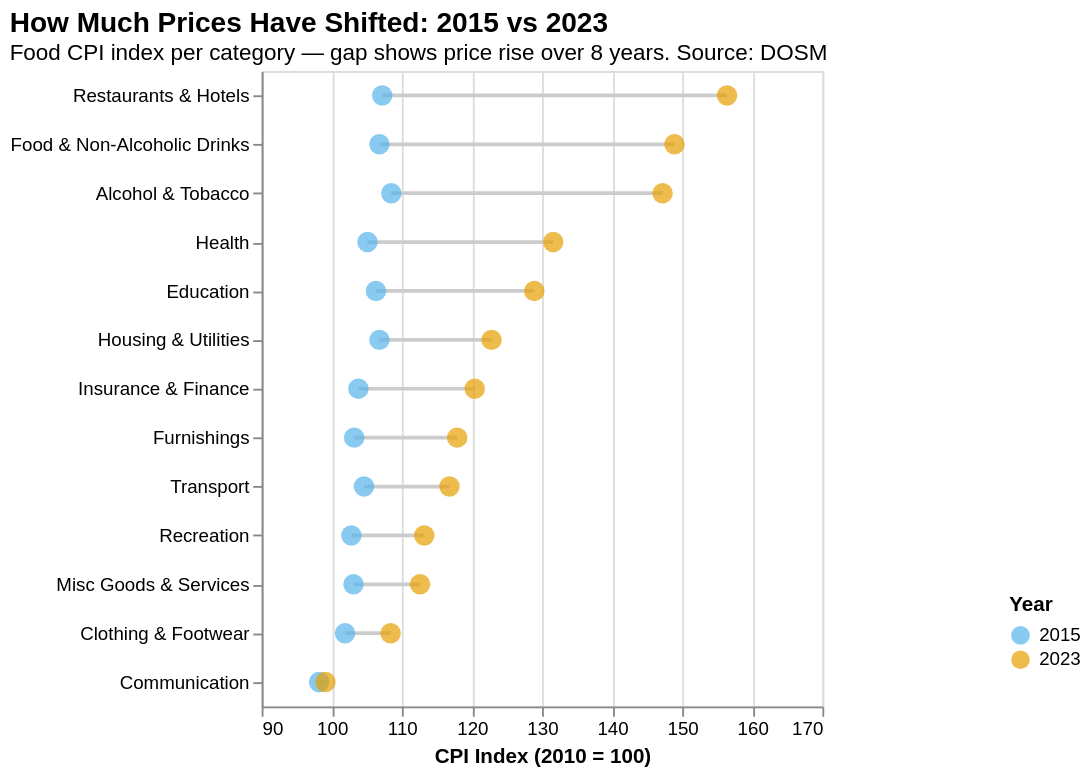

This figure's Vega-Lite source:
### Vega-Lite specification from a JSON file in a GitHub repository (floating-point values rounded to 4 significant figures)
{"$schema": "https://vega.github.io/schema/vega-lite/v5.json", "title": {"text": "How Much Prices Have Shifted: 2015 vs 2023", "subtitle": "Food CPI index per category — gap shows price rise over 8 years. Source: DOSM", "anchor": "start", "fontSize": 15, "subtitleFontSize": 12}, "width": "container", "height": 340, "data": {"values": [{"label": "Restaurants & Hotels", "year": "2015", "index": 107.2}, {"label": "Restaurants & Hotels", "year": "2023", "index": 156.4}, {"label": "Food & Non-Alcoholic Drinks", "year": "2015", "index": 106.8}, {"label": "Food & Non-Alcoholic Drinks", "year": "2023", "index": 148.9}, {"label": "Alcohol & Tobacco", "year": "2015", "index": 108.5}, {"label": "Alcohol & Tobacco", "year": "2023", "index": 147.2}, {"label": "Health", "year": "2015", "index": 105.1}, {"label": "Health", "year": "2023", "index": 131.6}, {"label": "Education", "year": "2015", "index": 106.3}, {"label": "Education", "year": "2023", "index": 128.9}, {"label": "Housing & Utilities", "year": "2015", "index": 106.8}, {"label": "Housing & Utilities", "year": "2023", "index": 122.8}, {"label": "Insurance & Finance", "year": "2015", "index": 103.8}, {"label": "Insurance & Finance", "year": "2023", "index": 120.4}, {"label": "Furnishings", "year": "2015", "index": 103.2}, {"label": "Furnishings", "year": "2023", "index": 117.9}, {"label": "Transport", "year": "2015", "index": 104.6}, {"label": "Transport", "year": "2023", "index": 116.8}, {"label": "Recreation", "year": "2015", "index": 102.8}, {"label": "Recreation", "year": "2023", "index": 113.2}, {"label": "Misc Goods & Services", "year": "2015", "index": 103.1}, {"label": "Misc Goods & Services", "year": "2023", "index": 112.6}, {"label": "Clothing & Footwear", "year": "2015", "index": 101.9}, {"label": "Clothing & Footwear", "year": "2023", "index": 108.4}, {"label": "Communication", "year": "2015", "index": 98.2}, {"label": "Communication", "year": "2023", "index": 99.1}]}, "layer": [{"mark": {"type": "line", "color": "#ccc", "strokeWidth": 2}, "encoding": {"y": {"field": "label", "type": "nominal", "title": null, "sort": {"field": "index", "op": "max", "order": "descending"}}, "x": {"field": "index", "type": "quantitative", "title": "CPI Index (2010 = 100)", "scale": {"domain": [90, 165]}}, "detail": {"field": "label"}}}, {"mark": {"type": "point", "filled": true, "size": 120}, "encoding": {"y": {"field": "label", "type": "nominal", "sort": {"field": "index", "op": "max", "order": "descending"}}, "x": {"field": "index", "type": "quantitative"}, "color": {"field": "year", "type": "nominal", "scale": {"domain": ["2015", "2023"], "range": ["#56B4E9", "#E69F00"]}, "legend": {"title": "Year", "orient": "none", "legendX": 400, "legendY": 280}}, "tooltip": [{"field": "label", "title": "Category"}, {"field": "year", "title": "Year"}, {"field": "index", "title": "CPI Index", "format": ".1f"}]}}]}
